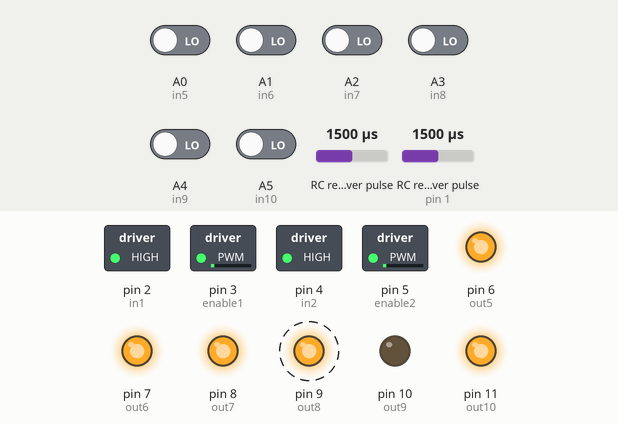
Recording of a sketch running on a simulated Arduino Uno, built with avr-gcc and run on an emulated ATmega328P. Shown: switched loads named in the sketch (green lamp = pin HIGH), output pins drawn as LEDs (lit = HIGH). Wiring (inferred from the names in the program): 2 × RC receiver channel: data pin 0 / data pin 1. Dashed ring = blinking. The inputs (shaded band) are chosen by the test bench; at power-on: A0 (in5), A1 (in6), A2 (in7), A3 (in8), A4 (in9), A5 (in10) LOW, RC receiver pulse 1500 µs, RC receiver pulse (sensor on pin 1) 1500 µs.

Above: at 1.2 s.
1.3 s: RC receiver pulse (sensor 0) set to 1020 µs
At 1.53 s:
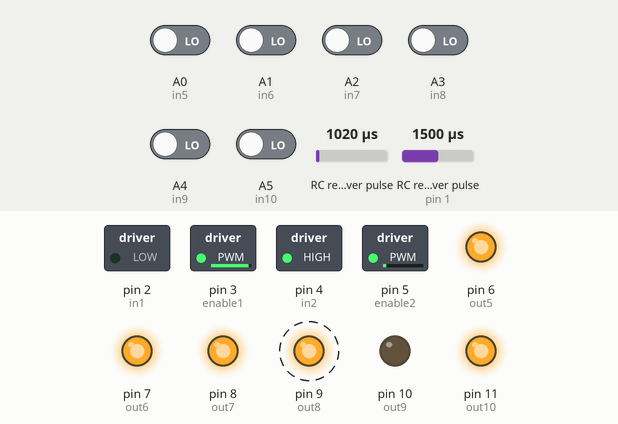
4.3 s: RC receiver pulse (sensor on pin 1) set to 1485 µs
At 4.66 s:
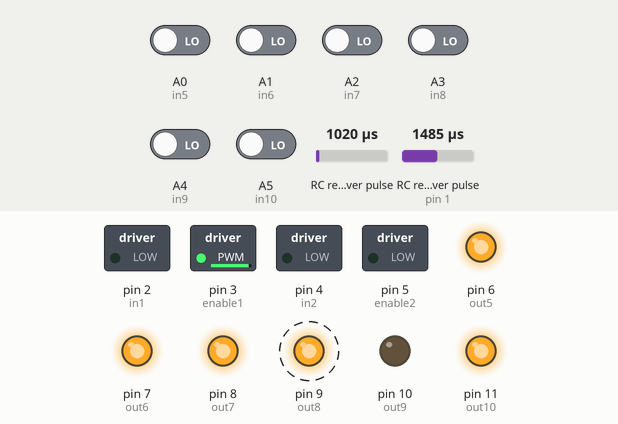
7.3 s: RC receiver pulse (sensor 0) set to 1250 µs
At 7.77 s:
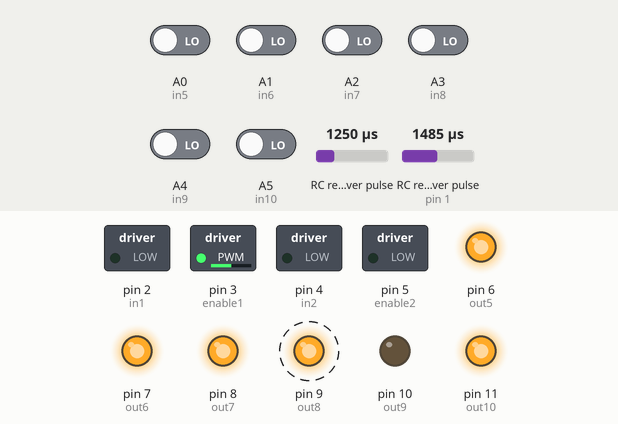
10.3 s: RC receiver pulse (sensor on pin 1) set to 1020 µs
At 10.64 s:
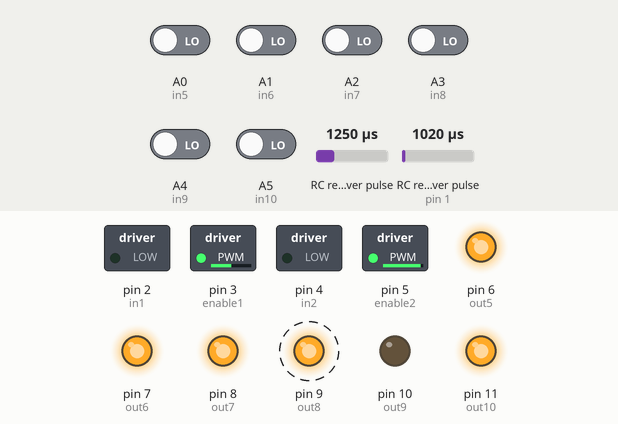
13.3 s: RC receiver pulse (sensor 0) set to 1500 µs
At 13.75 s:
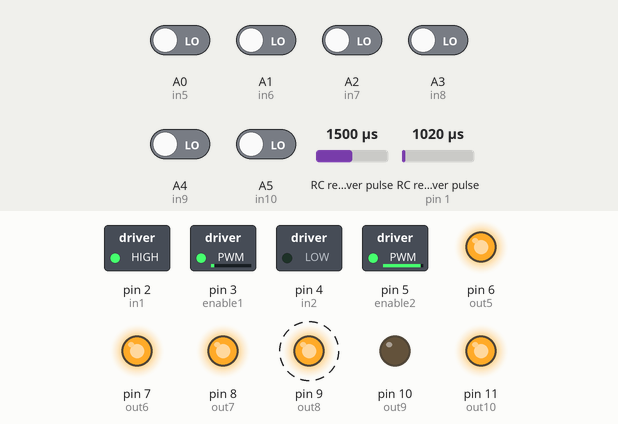
16.3 s: RC receiver pulse (sensor on pin 1) set to 1250 µs
At 16.62 s:
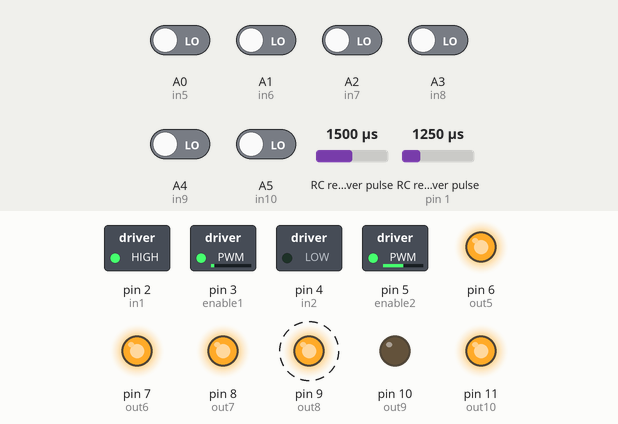
Timing chart, 0 to 20.3 s (numbered marks = the images above; inputs shaded):
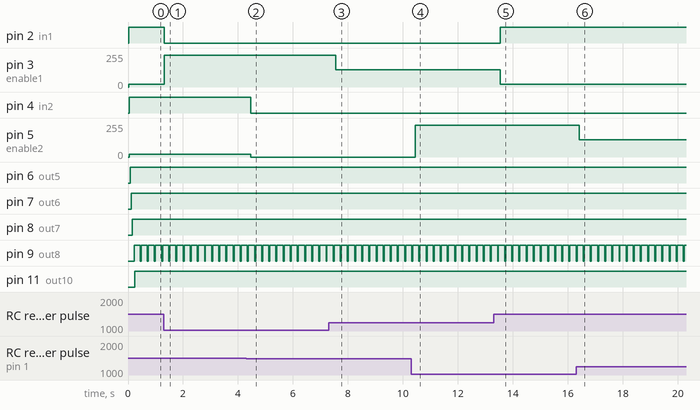

Measured:
- the behaviour switches between 1500 and 1499 µs on RC receiver pulse (sensor on pin 1) (found by bisection; images 1 and 2)
- after the input at 1.3 s, pin 2 (in1): HIGH → LOW at once; pin 3 (enable1): 20/255 → 240/255 at once
- after the input at 4.3 s, pin 4 (in2): HIGH → LOW after 0.16 s; pin 5 (enable2): 20/255 → 0/255 after 0.16 s
- after the input at 7.3 s, pin 3 (enable1): 240/255 → 129/255 after 0.26 s
- after the input at 10.3 s, pin 5 (enable2): 0/255 → 240/255 after 0.14 s
- after the input at 13.3 s, pin 2 (in1): LOW → HIGH after 0.24 s; pin 3 (enable1): 129/255 → 20/255 after 0.24 s
- after the input at 16.3 s, pin 5 (enable2): 240/255 → 129/255 after 0.12 s
- by itself, pin 9 (out8): alternates HIGH for 0.22 s and LOW for 0.04 s

The sketch:

RECIVER_PROTO_1.ino
```cpp
int in1 = 2;//motor1 REVERSE PIN
int in2 = 4;//motor2
int channel_1 = 0;  // pin with ~ symbol motor input
int channel_2 = 1; //motor inputint in3 = 2;
int enable1   = 3;// PWM OUTpin with ~ symbol  motor speed
int enable2   = 5;//motor speedint in4 = 4;


int in5 = A0;
int in6 = A1;
int in7 =A2;
int in8 =A3;
int in9 =A4;
int in10 =A5;
int out5 = 6;
int out6 = 7;
int out7 =8;
int out8 =9;
int out9 =10;
int out10 =11;


void setup()
{
  {

  pinMode(channel_1, INPUT);
  pinMode(channel_2, INPUT);
  pinMode(in1, OUTPUT);
  pinMode(in2, OUTPUT);
  pinMode(enable1, OUTPUT);
  pinMode(enable2, OUTPUT);

  Serial.begin(9600);
}
{//aux ports

  pinMode(in5, INPUT);
  pinMode(in6, INPUT);
  pinMode(in7, INPUT);
  pinMode(in8, INPUT);
  pinMode(in9, INPUT);
  pinMode(in10, INPUT);
  pinMode(out5, OUTPUT);
  pinMode(out6, OUTPUT);
  pinMode(out7, OUTPUT);
  pinMode(out8, OUTPUT);
  pinMode(out9, OUTPUT);
  pinMode(out10, OUTPUT);

  Serial.begin(9600);
 }
}

void loop() {{

  int pwm = 0;
  int value = pulseIn(channel_1, HIGH, 25000);

  if(value==0)
  {
      digitalWrite(in1, LOW);

      analogWrite(enable1, 0);
  }

  else if(value > 1500)
  {
      pwm = map(value, 1500, 2010, 20, 255);

      digitalWrite(in1, HIGH);
      analogWrite(enable1, pwm);
  }

  else if(value < 1480)
  {
      pwm = map(value, 1480, 990, 20, 255);
      digitalWrite(in1, LOW);
      analogWrite(enable1, pwm);
  }

  else
  {
      digitalWrite(in1, LOW);
      analogWrite(enable1, 0);
  }

  delay(10);
}
{
  int pwm1 = 0;
  int value1 = pulseIn(channel_2, HIGH, 25000);

  if(value1==0)
  {

      digitalWrite(in2, LOW);
      analogWrite(enable2, 0);
  }

  else if(value1 > 1500)
  {
      pwm1 = map(value1, 1500, 2010, 20, 255);
      digitalWrite(in2, HIGH);
      analogWrite(enable2, pwm1);
  }

  else if(value1 < 1480)
  {
      pwm1 = map(value1, 1480, 990, 20, 255);

      digitalWrite(in2, LOW);
      analogWrite(enable2, pwm1);
  }

  else
  {

      digitalWrite(in2, LOW);
      analogWrite(enable2, 0);
  }

  delay(10);

  {
  int (out5, HIGH);
  int value5 = pulseIn(in5, HIGH, 25000);


  if(value5 > 1500)
  {
       digitalWrite(out5, LOW);
  }
   else
  {
      digitalWrite(out5, HIGH);
  }


  delay(10);
}
 {
  int (out6, HIGH);
  int value6 = pulseIn(in6, HIGH, 25000);


  if(value6 > 1500)
  {
       digitalWrite(out6, LOW);
  }
   else
  {
      digitalWrite(out6, HIGH);
  }


  delay(10);
}
 {
  int (out7, HIGH);
  int value7 = pulseIn(in7, HIGH, 25000);


  if(value7 > 1500)
  {
       digitalWrite(out7, LOW);
  }
   else
  {
      digitalWrite(out7, HIGH);
  }


  delay(10);
}
 {

  int value8 = pulseIn(in8, HIGH, 25000);


  if(value8 < 1500)
  {
       digitalWrite(out8, LOW);
  }
   else
  {
      digitalWrite(out8, HIGH);
  }
  delay(10);
 }
   {
  int (out9, HIGH);
  int value9 = pulseIn(in9, HIGH, 25000);


  if(value9 > 1500)
  {
       digitalWrite(out9, LOW);
  }
   else
  {
      digitalWrite(out8, HIGH);
  }


  delay(10);
}
 {
  int (out10, HIGH);
  int value10 = pulseIn(in10, HIGH, 25000);


  if(value10 > 1500)
  {
       digitalWrite(out10, LOW);
  }
   else
  {
      digitalWrite(out10, HIGH);
  }


  delay(10);
}


}
}
```
